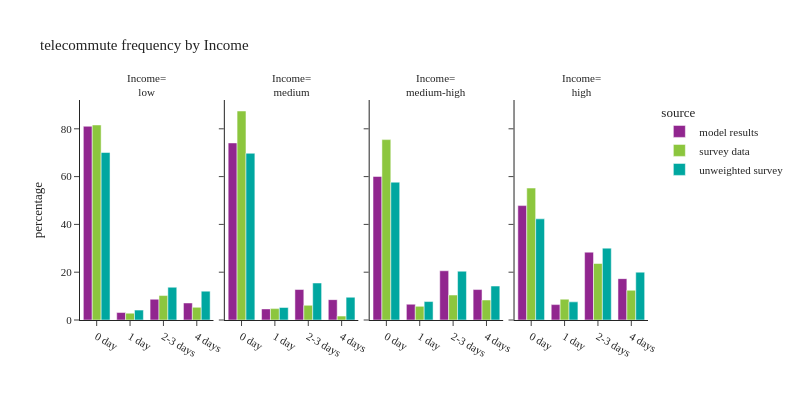

The notebook cell this image was saved under:
### Code cell
plot_segments(per_data,'hhincome_group','Income', 'Income')

### Figure 1 — Plotly figure (JSON) as saved in the notebook; plotly's stock layout.template omitted (floating-point values rounded to 4 significant figures)
{"data": [{"alignmentgroup": "True", "hovertemplate": "source=model results<br>hhincome_group=low<br>telecommute_frequency_des=%{x}<br>percentage=%{y}<extra></extra>", "legendgroup": "model results", "marker": {"color": "#91268F", "pattern": {"shape": ""}}, "name": "model results", "offsetgroup": "model results", "orientation": "v", "showlegend": true, "textposition": "auto", "type": "bar", "x": ["0 day", "1 day", "2-3 days", "4 days"], "xaxis": "x", "y": [81.06, 3.124, 8.695, 7.123], "yaxis": "y"}, {"alignmentgroup": "True", "hovertemplate": "source=model results<br>hhincome_group=medium<br>telecommute_frequency_des=%{x}<br>percentage=%{y}<extra></extra>", "legendgroup": "model results", "marker": {"color": "#91268F", "pattern": {"shape": ""}}, "name": "model results", "offsetgroup": "model results", "orientation": "v", "showlegend": false, "textposition": "auto", "type": "bar", "x": ["0 day", "1 day", "2-3 days", "4 days"], "xaxis": "x2", "y": [74.09, 4.64, 12.75, 8.519], "yaxis": "y2"}, {"alignmentgroup": "True", "hovertemplate": "source=model results<br>hhincome_group=medium-high<br>telecommute_frequency_des=%{x}<br>percentage=%{y}<extra></extra>", "legendgroup": "model results", "marker": {"color": "#91268F", "pattern": {"shape": ""}}, "name": "model results", "offsetgroup": "model results", "orientation": "v", "showlegend": false, "textposition": "auto", "type": "bar", "x": ["0 day", "1 day", "2-3 days", "4 days"], "xaxis": "x3", "y": [60.06, 6.597, 20.6, 12.74], "yaxis": "y3"}, {"alignmentgroup": "True", "hovertemplate": "source=model results<br>hhincome_group=high<br>telecommute_frequency_des=%{x}<br>percentage=%{y}<extra></extra>", "legendgroup": "model results", "marker": {"color": "#91268F", "pattern": {"shape": ""}}, "name": "model results", "offsetgroup": "model results", "orientation": "v", "showlegend": false, "textposition": "auto", "type": "bar", "x": ["0 day", "1 day", "2-3 days", "4 days"], "xaxis": "x4", "y": [47.87, 6.442, 28.38, 17.31], "yaxis": "y4"}, {"alignmentgroup": "True", "hovertemplate": "source=survey data<br>hhincome_group=low<br>telecommute_frequency_des=%{x}<br>percentage=%{y}<extra></extra>", "legendgroup": "survey data", "marker": {"color": "#8CC63E", "pattern": {"shape": ""}}, "name": "survey data", "offsetgroup": "survey data", "orientation": "v", "showlegend": true, "textposition": "auto", "type": "bar", "x": ["0 day", "1 day", "2-3 days", "4 days"], "xaxis": "x", "y": [81.6, 2.861, 10.23, 5.311], "yaxis": "y"}, {"alignmentgroup": "True", "hovertemplate": "source=survey data<br>hhincome_group=medium<br>telecommute_frequency_des=%{x}<br>percentage=%{y}<extra></extra>", "legendgroup": "survey data", "marker": {"color": "#8CC63E", "pattern": {"shape": ""}}, "name": "survey data", "offsetgroup": "survey data", "orientation": "v", "showlegend": false, "textposition": "auto", "type": "bar", "x": ["0 day", "1 day", "2-3 days", "4 days"], "xaxis": "x2", "y": [87.45, 4.767, 6.148, 1.635], "yaxis": "y2"}, {"alignmentgroup": "True", "hovertemplate": "source=survey data<br>hhincome_group=medium-high<br>telecommute_frequency_des=%{x}<br>percentage=%{y}<extra></extra>", "legendgroup": "survey data", "marker": {"color": "#8CC63E", "pattern": {"shape": ""}}, "name": "survey data", "offsetgroup": "survey data", "orientation": "v", "showlegend": false, "textposition": "auto", "type": "bar", "x": ["0 day", "1 day", "2-3 days", "4 days"], "xaxis": "x3", "y": [75.48, 5.712, 10.44, 8.366], "yaxis": "y3"}, {"alignmentgroup": "True", "hovertemplate": "source=survey data<br>hhincome_group=high<br>telecommute_frequency_des=%{x}<br>percentage=%{y}<extra></extra>", "legendgroup": "survey data", "marker": {"color": "#8CC63E", "pattern": {"shape": ""}}, "name": "survey data", "offsetgroup": "survey data", "orientation": "v", "showlegend": false, "textposition": "auto", "type": "bar", "x": ["0 day", "1 day", "2-3 days", "4 days"], "xaxis": "x4", "y": [55.21, 8.714, 23.63, 12.44], "yaxis": "y4"}, {"alignmentgroup": "True", "hovertemplate": "source=unweighted survey<br>hhincome_group=low<br>telecommute_frequency_des=%{x}<br>percentage=%{y}<extra></extra>", "legendgroup": "unweighted survey", "marker": {"color": "#00A7A0", "pattern": {"shape": ""}}, "name": "unweighted survey", "offsetgroup": "unweighted survey", "orientation": "v", "showlegend": true, "textposition": "auto", "type": "bar", "x": ["0 day", "1 day", "2-3 days", "4 days"], "xaxis": "x", "y": [70.08, 4.135, 13.71, 12.08], "yaxis": "y"}, {"alignmentgroup": "True", "hovertemplate": "source=unweighted survey<br>hhincome_group=medium<br>telecommute_frequency_des=%{x}<br>percentage=%{y}<extra></extra>", "legendgroup": "unweighted survey", "marker": {"color": "#00A7A0", "pattern": {"shape": ""}}, "name": "unweighted survey", "offsetgroup": "unweighted survey", "orientation": "v", "showlegend": false, "textposition": "auto", "type": "bar", "x": ["0 day", "1 day", "2-3 days", "4 days"], "xaxis": "x2", "y": [69.76, 5.238, 15.48, 9.524], "yaxis": "y2"}, {"alignmentgroup": "True", "hovertemplate": "source=unweighted survey<br>hhincome_group=medium-high<br>telecommute_frequency_des=%{x}<br>percentage=%{y}<extra></extra>", "legendgroup": "unweighted survey", "marker": {"color": "#00A7A0", "pattern": {"shape": ""}}, "name": "unweighted survey", "offsetgroup": "unweighted survey", "orientation": "v", "showlegend": false, "textposition": "auto", "type": "bar", "x": ["0 day", "1 day", "2-3 days", "4 days"], "xaxis": "x3", "y": [57.67, 7.714, 20.41, 14.21], "yaxis": "y3"}, {"alignmentgroup": "True", "hovertemplate": "source=unweighted survey<br>hhincome_group=high<br>telecommute_frequency_des=%{x}<br>percentage=%{y}<extra></extra>", "legendgroup": "unweighted survey", "marker": {"color": "#00A7A0", "pattern": {"shape": ""}}, "name": "unweighted survey", "offsetgroup": "unweighted survey", "orientation": "v", "showlegend": false, "textposition": "auto", "type": "bar", "x": ["0 day", "1 day", "2-3 days", "4 days"], "xaxis": "x4", "y": [42.32, 7.587, 30.07, 20.02], "yaxis": "y4"}], "layout": {"annotations": [{"font": {}, "showarrow": false, "text": "Income=<br>low", "x": 0.1175, "xanchor": "center", "xref": "paper", "y": 1, "yanchor": "bottom", "yref": "paper"}, {"font": {}, "showarrow": false, "text": "Income=<br>medium", "x": 0.3725, "xanchor": "center", "xref": "paper", "y": 1, "yanchor": "bottom", "yref": "paper"}, {"font": {}, "showarrow": false, "text": "Income=<br>medium-high", "x": 0.6275, "xanchor": "center", "xref": "paper", "y": 1, "yanchor": "bottom", "yref": "paper"}, {"font": {}, "showarrow": false, "text": "Income=<br>high", "x": 0.8825, "xanchor": "center", "xref": "paper", "y": 1, "yanchor": "bottom", "yref": "paper"}], "barmode": "group", "font": {"size": 11}, "height": 400, "legend": {"title": {"text": "source"}, "tracegroupgap": 0}, "title": {"text": "telecommute frequency by Income"}, "width": 800, "xaxis": {"anchor": "y", "domain": [0, 0.235], "title": {"text": ""}}, "xaxis2": {"anchor": "y2", "domain": [0.255, 0.49], "matches": "x", "title": {"text": ""}}, "xaxis3": {"anchor": "y3", "domain": [0.51, 0.745], "matches": "x", "title": {"text": ""}}, "xaxis4": {"anchor": "y4", "domain": [0.765, 1.0], "matches": "x", "title": {"text": ""}}, "yaxis": {"anchor": "x", "domain": [0, 1], "title": {"text": "percentage"}}, "yaxis2": {"anchor": "x2", "domain": [0, 1], "matches": "y", "showticklabels": false}, "yaxis3": {"anchor": "x3", "domain": [0, 1], "matches": "y", "showticklabels": false}, "yaxis4": {"anchor": "x4", "domain": [0, 1], "matches": "y", "showticklabels": false}}}
